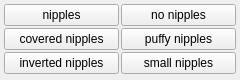
<?xml version="1.0" encoding="UTF-8"?>
<ui version="4.0">
 <class>body_parts_nipples_menu</class>
 <widget class="QWidget" name="body_parts_nipples_menu">
  <property name="geometry">
   <rect><x>0</x><y>0</y><width>240</width><height>80</height></rect>
  </property>
  <layout class="QGridLayout" name="grid">
   <property name="leftMargin"><number>4</number></property>
   <property name="topMargin"><number>4</number></property>
   <property name="rightMargin"><number>4</number></property>
   <property name="bottomMargin"><number>4</number></property>
   <property name="horizontalSpacing"><number>2</number></property>
   <property name="verticalSpacing"><number>2</number></property>
   <item row="0" column="0">
    <widget class="QPushButton" name="chk_nipples">
     <property name="checkable"><bool>true</bool></property>
     <property name="text"><string>nipples</string></property>
     <property name="tags" stdset="0"><string>nipples</string></property>
    </widget>
   </item>
   <item row="1" column="0">
    <widget class="QPushButton" name="chk_covered_nipples">
     <property name="checkable"><bool>true</bool></property>
     <property name="text"><string>covered nipples</string></property>
     <property name="tags" stdset="0"><string>covered nipples</string></property>
    </widget>
   </item>
   <item row="2" column="0">
    <widget class="QPushButton" name="chk_inverted_nipples">
     <property name="checkable"><bool>true</bool></property>
     <property name="text"><string>inverted nipples</string></property>
     <property name="tags" stdset="0"><string>inverted nipples</string></property>
    </widget>
   </item>
   <item row="0" column="1">
    <widget class="QPushButton" name="chk_no_nipples">
     <property name="checkable"><bool>true</bool></property>
     <property name="text"><string>no nipples</string></property>
     <property name="tags" stdset="0"><string>no nipples</string></property>
    </widget>
   </item>
   <item row="1" column="1">
    <widget class="QPushButton" name="chk_puffy_nipples">
     <property name="checkable"><bool>true</bool></property>
     <property name="text"><string>puffy nipples</string></property>
     <property name="tags" stdset="0"><string>puffy nipples</string></property>
    </widget>
   </item>
   <item row="2" column="1">
    <widget class="QPushButton" name="chk_small_nipples">
     <property name="checkable"><bool>true</bool></property>
     <property name="text"><string>small nipples</string></property>
     <property name="tags" stdset="0"><string>small nipples</string></property>
    </widget>
   </item>
  </layout>
 </widget>
 <resources/>
 <connections/>
</ui>
